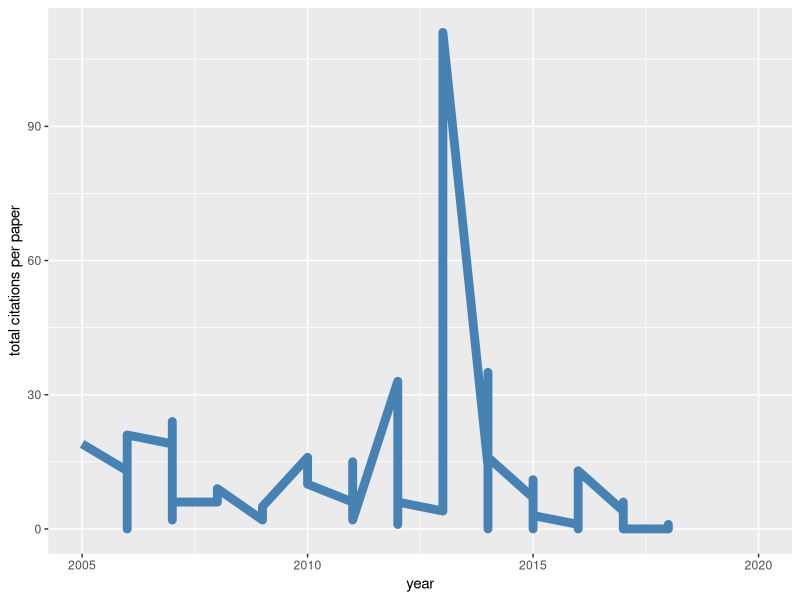
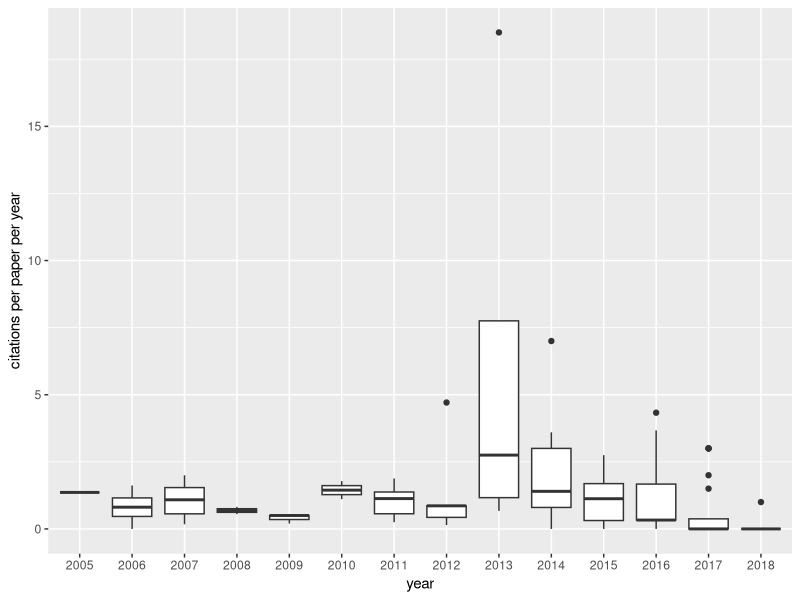
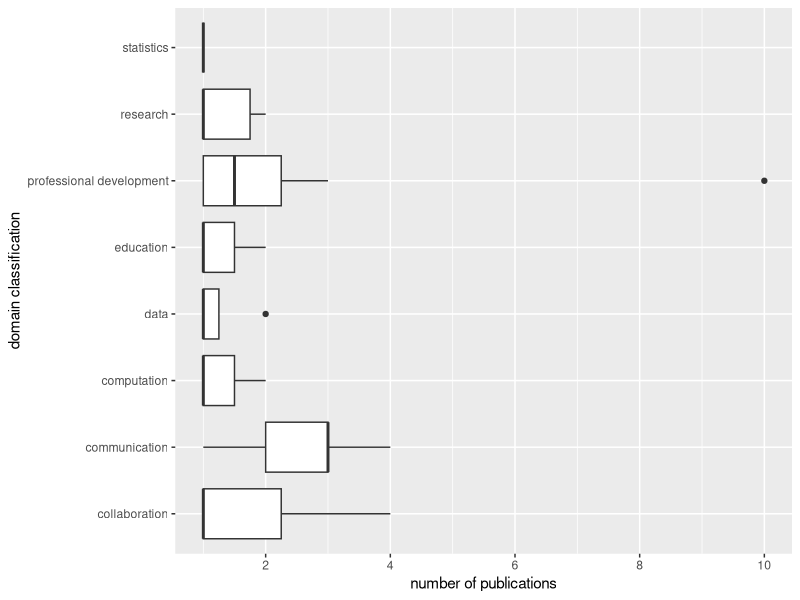
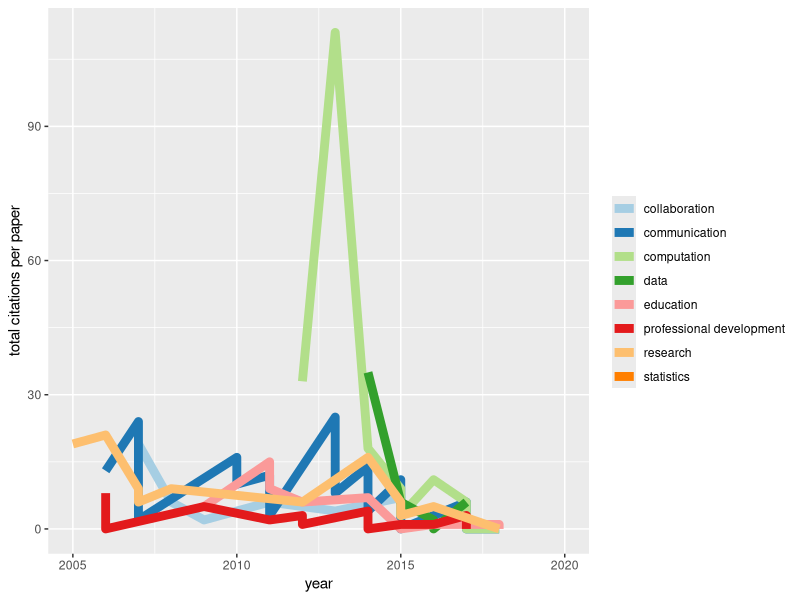
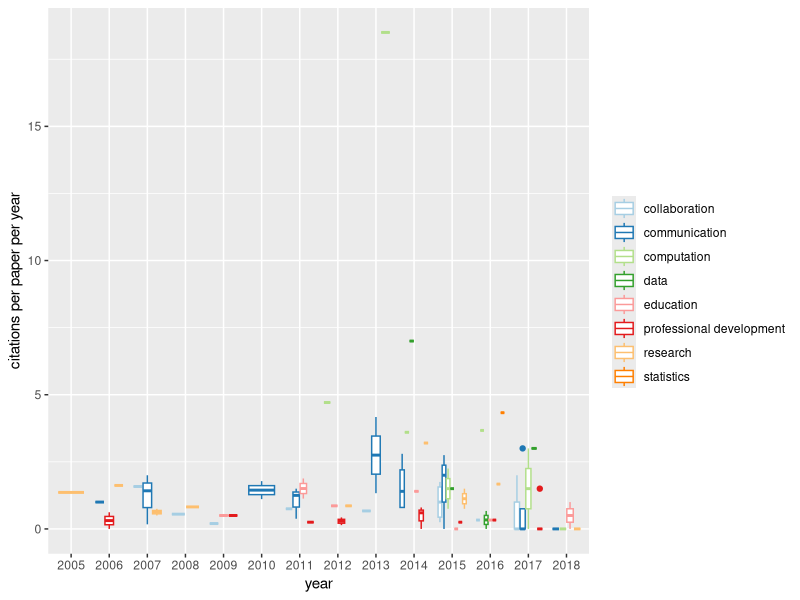

Here is the R script that generated these plots, in order:
## ---- chunk 1
library(tidyverse)
library(skimr)
data <- read_csv("data/ten.simple.rules.scored.csv") #bibliometric returns from the Web of Science on June 25th, 2018

data <- data %>%
  select(title, authors, journal, year, DOI, total.citations, citations.yr, category, views, shares, saves)
data
summary(data)

#PCOMPBIO only
pcomp <- data %>%
  filter(journal == "PLOS COMPUTATIONAL BIOLOGY")
summary(pcomp)
skim(pcomp)

#quick count within categories####
#Categories were assigned to general domains of the scientific process using the abstracts and familiarity with each publication (but not with detailed inspection). A secondary classification was also applicable in many instances, and the assignments provided were the primary focus of the paper - i.e. collaboration in a specific field would be classified as collaboration only using this schema.

cats <- data %>%
  group_by(year, category) %>%
  count()
cats

## ---- chunk 2
#all pcombbiol papers####
ggplot(pcomp, aes(year, total.citations)) +
  geom_line(color = "steelblue", size = 3) +
  xlim(c(2005, 2020)) +
  labs(x = "year", y = "total citations per paper")

ggplot(pcomp, aes(as.character(year), citations.yr)) +
  geom_boxplot() +
  labs(x = "year", y = "citations per paper per year")

#by category
ggplot(cats, aes(category, n)) +
  geom_boxplot() +
  labs(x = "domain classification", y = "number of publications") +
  scale_y_continuous(breaks=seq(0,10,2)) +
  coord_flip() 

ggplot(pcomp, aes(year, total.citations, color = category)) +
  geom_line(size = 3) +
  xlim(c(2005, 2020)) +
  labs(x = "year", y = "total citations per paper", color = "") +
  scale_color_brewer(palette = "Paired")

ggplot(pcomp, aes(as.character(year), citations.yr, color = category)) +
  geom_boxplot() +
  labs(x = "year", y = "citations per paper per year", color = "") +
  scale_color_brewer(palette = "Paired")


